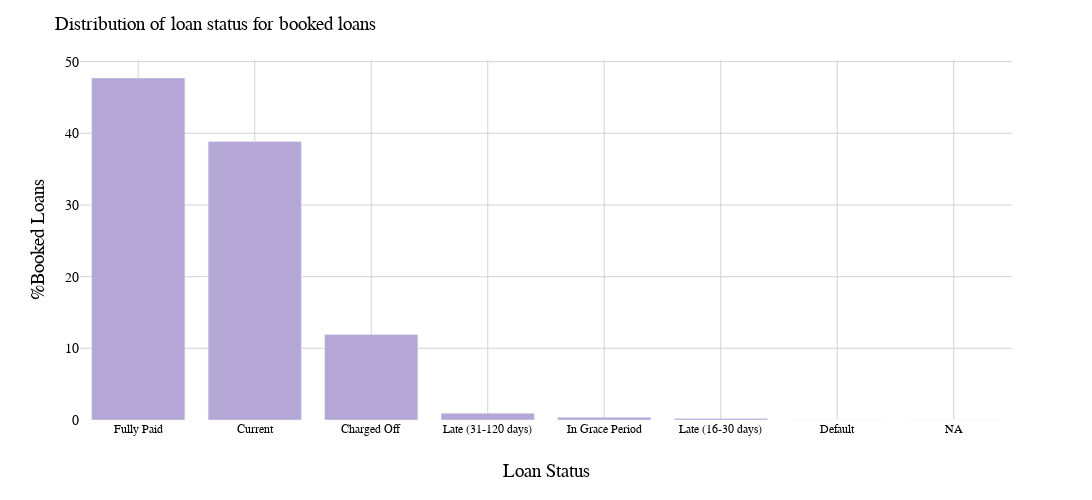

This figure's notebook cell:
### Code cell
df_group = df.groupby(['loan_status']).agg({'id':'count'}).reset_index()
df_group['pct_loan_status'] = (df_group['id']/df_group.id.sum()) *100

utils_plot.plot_chart(
    df= df_group.sort_values(by='pct_loan_status', ascending=False), 
    chart_type="bar",
    x_col="loan_status",
    y_col="pct_loan_status",
    text_col="",
    color_sequence= [  '#b4a7d6', ],
    text_as_percentage=True,
    text_position="top center",
    x_label='Loan Status',
    y_label='%Booked Loans',
    title="Distribution of loan status for booked loans",
    width=1200,
    height=500,
)

### Figure 1 — Plotly figure (JSON) as saved in the notebook; plotly's stock layout.template omitted (floating-point values rounded to 4 significant figures)
{"data": [{"hovertemplate": "Loan Status=%{x}<br>%Booked Loans=%{y}<extra></extra>", "legendgroup": "", "marker": {"color": "#b4a7d6", "pattern": {"shape": ""}}, "name": "", "orientation": "v", "showlegend": false, "textposition": "auto", "type": "bar", "x": ["Fully Paid", "Current", "Charged Off", "Late (31-120 days)", "In Grace Period", "Late (16-30 days)", "Default", "NA"], "xaxis": "x", "y": [47.72, 38.85, 11.91, 0.9496, 0.3732, 0.1924, 0.001769, 0.001371], "yaxis": "y"}], "layout": {"barmode": "group", "height": 500, "legend": {"tracegroupgap": 0}, "margin": {"t": 60}, "plot_bgcolor": "white", "title": {"font": {"color": "black", "family": "Arial", "size": 19}, "text": "Distribution of loan status for booked loans"}, "width": 1200, "xaxis": {"anchor": "y", "categoryorder": "array", "domain": [0, 1], "gridcolor": "lightgray", "tickfont": {"color": "black", "family": "Arial", "size": 12}, "title": {"font": {"color": "black", "family": "Arial", "size": 19}, "standoff": 28, "text": "Loan Status"}}, "yaxis": {"anchor": "x", "domain": [0, 1], "gridcolor": "lightgray", "tickfont": {"color": "black", "family": "Arial", "size": 14}, "title": {"font": {"color": "black", "family": "Arial", "size": 19}, "text": "%Booked Loans"}}}}
